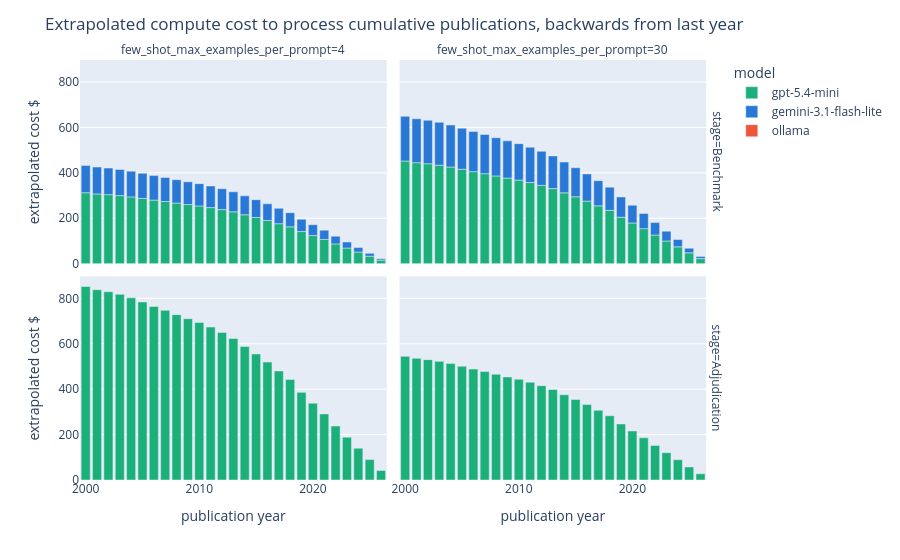

The cell this chart's notebook holds for it:
### Code cell
compute_cost_figure = px.bar(
    cost_by_year_df,
    x="publication_year",
    y="estimated_cost",
    color="model",
    # line_dash=few_shot_col,
    facet_col=few_shot_col,
    facet_row="stage",
    color_discrete_map=model_color_map,
    # line_dash_map=dash_map,
    category_orders=category_orders,
    labels={"publication_year": "publication year", "estimated_cost": "extrapolated cost $"},
)
# compute_cost_figure.update_traces(mode="stacked",)
compute_cost_figure.update_layout(
    title="Extrapolated compute cost to process cumulative publications, backwards from last year",
    legend_title="model"
)
compute_cost_figure.show()

### Figure 1 — Plotly figure (JSON) as saved in the notebook; plotly's stock layout.template omitted (floating-point values rounded to 4 significant figures)
{"data": [{"hovertemplate": "model=gpt-5.4-mini<br>stage=Benchmark<br>few_shot_max_examples_per_prompt=4<br>publication year=%{x}<br>extrapolated cost $=%{y}<extra></extra>", "legendgroup": "gpt-5.4-mini", "marker": {"color": "#1baf7a", "pattern": {"shape": ""}}, "name": "gpt-5.4-mini", "orientation": "v", "showlegend": true, "textposition": "auto", "type": "bar", "x": [2000, 2001, 2002, 2003, 2004, 2005, 2006, 2007, 2008, 2009, 2010, 2011, 2012, 2013, 2014, 2015, 2016, 2017, 2018, 2019, 2020, 2021, 2022, 2023, 2024, 2025, 2026], "xaxis": "x3", "y": [312.5, 307.3, 304.1, 299.8, 294.2, 287.5, 280.2, 274.0, 267.1, 260.5, 254.5, 247.0, 238.3, 228.6, 215.6, 203.5, 190.4, 176.1, 162.3, 141.6, 123.9, 106.7, 87.21, 69.04, 51.29, 32.95, 15.5], "yaxis": "y3"}, {"hovertemplate": "model=gemini-3.1-flash-lite<br>stage=Benchmark<br>few_shot_max_examples_per_prompt=4<br>publication year=%{x}<br>extrapolated cost $=%{y}<extra></extra>", "legendgroup": "gemini-3.1-flash-lite", "marker": {"color": "#2a78d6", "pattern": {"shape": ""}}, "name": "gemini-3.1-flash-lite", "orientation": "v", "showlegend": true, "textposition": "auto", "type": "bar", "x": [2000, 2001, 2002, 2003, 2004, 2005, 2006, 2007, 2008, 2009, 2010, 2011, 2012, 2013, 2014, 2015, 2016, 2017, 2018, 2019, 2020, 2021, 2022, 2023, 2024, 2025, 2026], "xaxis": "x3", "y": [120.4, 118.4, 117.2, 115.5, 113.3, 110.8, 108.0, 105.6, 102.9, 100.4, 98.07, 95.18, 91.83, 88.07, 83.08, 78.43, 73.39, 67.85, 62.56, 54.55, 47.74, 41.11, 33.61, 26.6, 19.77, 12.7, 5.973], "yaxis": "y3"}, {"hovertemplate": "model=ollama<br>stage=Benchmark<br>few_shot_max_examples_per_prompt=4<br>publication year=%{x}<br>extrapolated cost $=%{y}<extra></extra>", "legendgroup": "ollama", "marker": {"color": "#EF553B", "pattern": {"shape": ""}}, "name": "ollama", "orientation": "v", "showlegend": true, "textposition": "auto", "type": "bar", "x": [2000, 2001, 2002, 2003, 2004, 2005, 2006, 2007, 2008, 2009, 2010, 2011, 2012, 2013, 2014, 2015, 2016, 2017, 2018, 2019, 2020, 2021, 2022, 2023, 2024, 2025, 2026], "xaxis": "x3", "y": [NaN, NaN, NaN, NaN, NaN, NaN, NaN, NaN, NaN, NaN, NaN, NaN, NaN, NaN, NaN, NaN, NaN, NaN, NaN, NaN, NaN, NaN, NaN, NaN, NaN, NaN, NaN], "yaxis": "y3"}, {"hovertemplate": "model=gpt-5.4-mini<br>stage=Benchmark<br>few_shot_max_examples_per_prompt=30<br>publication year=%{x}<br>extrapolated cost $=%{y}<extra></extra>", "legendgroup": "gpt-5.4-mini", "marker": {"color": "#1baf7a", "pattern": {"shape": ""}}, "name": "gpt-5.4-mini", "orientation": "v", "showlegend": false, "textposition": "auto", "type": "bar", "x": [2000, 2001, 2002, 2003, 2004, 2005, 2006, 2007, 2008, 2009, 2010, 2011, 2012, 2013, 2014, 2015, 2016, 2017, 2018, 2019, 2020, 2021, 2022, 2023, 2024, 2025, 2026], "xaxis": "x4", "y": [452.2, 444.8, 440.1, 433.8, 425.7, 416.0, 405.4, 396.5, 386.5, 377.0, 368.3, 357.4, 344.9, 330.8, 312.0, 294.5, 275.6, 254.8, 234.9, 204.8, 179.3, 154.4, 126.2, 99.91, 74.23, 47.69, 22.43], "yaxis": "y4"}, {"hovertemplate": "model=gemini-3.1-flash-lite<br>stage=Benchmark<br>few_shot_max_examples_per_prompt=30<br>publication year=%{x}<br>extrapolated cost $=%{y}<extra></extra>", "legendgroup": "gemini-3.1-flash-lite", "marker": {"color": "#2a78d6", "pattern": {"shape": ""}}, "name": "gemini-3.1-flash-lite", "orientation": "v", "showlegend": false, "textposition": "auto", "type": "bar", "x": [2000, 2001, 2002, 2003, 2004, 2005, 2006, 2007, 2008, 2009, 2010, 2011, 2012, 2013, 2014, 2015, 2016, 2017, 2018, 2019, 2020, 2021, 2022, 2023, 2024, 2025, 2026], "xaxis": "x4", "y": [196.8, 193.5, 191.5, 188.8, 185.2, 181.0, 176.4, 172.5, 168.2, 164.1, 160.3, 155.5, 150.1, 143.9, 135.8, 128.2, 119.9, 110.9, 102.2, 89.13, 78.01, 67.18, 54.92, 43.47, 32.3, 20.75, 9.76], "yaxis": "y4"}, {"hovertemplate": "model=ollama<br>stage=Benchmark<br>few_shot_max_examples_per_prompt=30<br>publication year=%{x}<br>extrapolated cost $=%{y}<extra></extra>", "legendgroup": "ollama", "marker": {"color": "#EF553B", "pattern": {"shape": ""}}, "name": "ollama", "orientation": "v", "showlegend": false, "textposition": "auto", "type": "bar", "x": [2000, 2001, 2002, 2003, 2004, 2005, 2006, 2007, 2008, 2009, 2010, 2011, 2012, 2013, 2014, 2015, 2016, 2017, 2018, 2019, 2020, 2021, 2022, 2023, 2024, 2025, 2026], "xaxis": "x4", "y": [NaN, NaN, NaN, NaN, NaN, NaN, NaN, NaN, NaN, NaN, NaN, NaN, NaN, NaN, NaN, NaN, NaN, NaN, NaN, NaN, NaN, NaN, NaN, NaN, NaN, NaN, NaN], "yaxis": "y4"}, {"hovertemplate": "model=gpt-5.4-mini<br>stage=Adjudication<br>few_shot_max_examples_per_prompt=4<br>publication year=%{x}<br>extrapolated cost $=%{y}<extra></extra>", "legendgroup": "gpt-5.4-mini", "marker": {"color": "#1baf7a", "pattern": {"shape": ""}}, "name": "gpt-5.4-mini", "orientation": "v", "showlegend": false, "textposition": "auto", "type": "bar", "x": [2000, 2001, 2002, 2003, 2004, 2005, 2006, 2007, 2008, 2009, 2010, 2011, 2012, 2013, 2014, 2015, 2016, 2017, 2018, 2019, 2020, 2021, 2022, 2023, 2024, 2025, 2026], "xaxis": "x", "y": [852.2, 838.1, 829.3, 817.4, 802.1, 783.9, 764.0, 747.1, 728.2, 710.4, 694.0, 673.5, 649.8, 623.2, 587.9, 555.0, 519.3, 480.1, 442.7, 386.0, 337.8, 290.9, 237.8, 188.3, 139.9, 89.86, 42.27], "yaxis": "y"}, {"hovertemplate": "model=gpt-5.4-mini<br>stage=Adjudication<br>few_shot_max_examples_per_prompt=30<br>publication year=%{x}<br>extrapolated cost $=%{y}<extra></extra>", "legendgroup": "gpt-5.4-mini", "marker": {"color": "#1baf7a", "pattern": {"shape": ""}}, "name": "gpt-5.4-mini", "orientation": "v", "showlegend": false, "textposition": "auto", "type": "bar", "x": [2000, 2001, 2002, 2003, 2004, 2005, 2006, 2007, 2008, 2009, 2010, 2011, 2012, 2013, 2014, 2015, 2016, 2017, 2018, 2019, 2020, 2021, 2022, 2023, 2024, 2025, 2026], "xaxis": "x2", "y": [544.7, 535.7, 530.1, 522.5, 512.7, 501.1, 488.3, 477.5, 465.5, 454.1, 443.6, 430.5, 415.4, 398.4, 375.8, 354.7, 332.0, 306.9, 283.0, 246.7, 215.9, 186.0, 152.0, 120.3, 89.4, 57.44, 27.02], "yaxis": "y2"}], "layout": {"annotations": [{"font": {}, "showarrow": false, "text": "few_shot_max_examples_per_prompt=4", "x": 0.24, "xanchor": "center", "xref": "paper", "y": 1, "yanchor": "bottom", "yref": "paper"}, {"font": {}, "showarrow": false, "text": "few_shot_max_examples_per_prompt=30", "x": 0.74, "xanchor": "center", "xref": "paper", "y": 1, "yanchor": "bottom", "yref": "paper"}, {"font": {}, "showarrow": false, "text": "stage=Adjudication", "textangle": 90, "x": 0.98, "xanchor": "left", "xref": "paper", "y": 0.2425, "yanchor": "middle", "yref": "paper"}, {"font": {}, "showarrow": false, "text": "stage=Benchmark", "textangle": 90, "x": 0.98, "xanchor": "left", "xref": "paper", "y": 0.7575, "yanchor": "middle", "yref": "paper"}], "barmode": "relative", "legend": {"title": {"text": "model"}, "tracegroupgap": 0}, "margin": {"t": 60}, "title": {"text": "Extrapolated compute cost to process cumulative publications, backwards from last year"}, "xaxis": {"anchor": "y", "domain": [0, 0.48], "title": {"text": "publication year"}}, "xaxis2": {"anchor": "y2", "domain": [0.5, 0.98], "matches": "x", "title": {"text": "publication year"}}, "xaxis3": {"anchor": "y3", "domain": [0, 0.48], "matches": "x", "showticklabels": false}, "xaxis4": {"anchor": "y4", "domain": [0.5, 0.98], "matches": "x", "showticklabels": false}, "yaxis": {"anchor": "x", "domain": [0, 0.485], "title": {"text": "extrapolated cost $"}}, "yaxis2": {"anchor": "x2", "domain": [0, 0.485], "matches": "y", "showticklabels": false}, "yaxis3": {"anchor": "x3", "domain": [0.515, 1], "matches": "y", "title": {"text": "extrapolated cost $"}}, "yaxis4": {"anchor": "x4", "domain": [0.515, 1], "matches": "y", "showticklabels": false}}}
